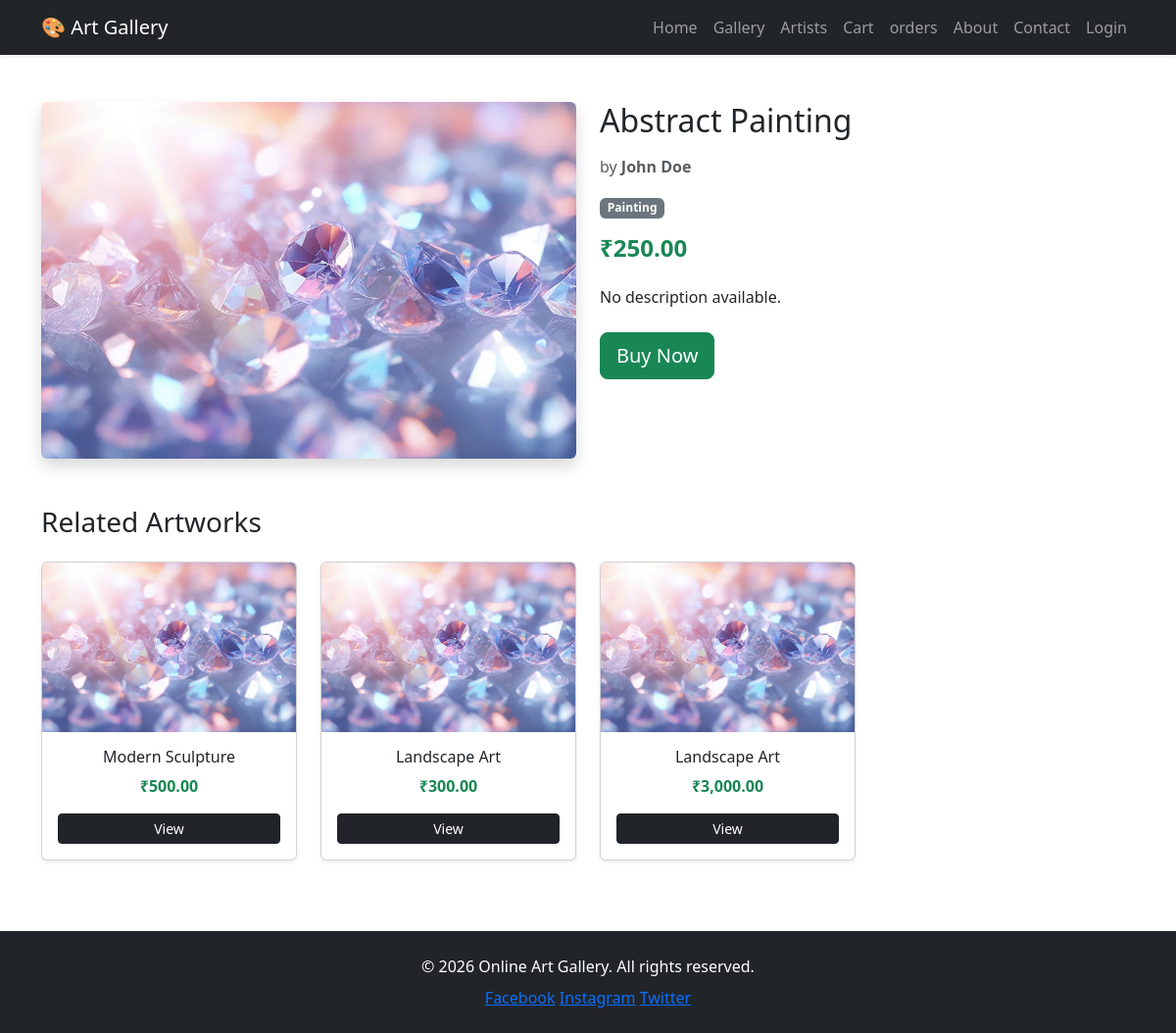
The page /artwork_details.php?id=1 on the database its author committed.
### tables this page shows
CREATE TABLE IF NOT EXISTS `artworks` (
  `id` int NOT NULL AUTO_INCREMENT,
  `title` varchar(255) NOT NULL,
  `artist` varchar(255) NOT NULL,
  `category` varchar(100) NOT NULL,
  `price` decimal(10,2) NOT NULL,
  `image` varchar(255) NOT NULL,
  `description` text,
  `created_at` timestamp NULL DEFAULT CURRENT_TIMESTAMP,
  PRIMARY KEY (`id`)
);

### artwork_details.php (the view)
<?php include 'header.php'; ?>
<?php include 'db/db.php'; ?>
<div class="container py-5">
  <?php
  if (isset($_GET['id'])) {
    $id = intval($_GET['id']);
    $sql = "SELECT * FROM artworks WHERE id = $id";
    $result = $conn->query($sql);
    if ($result->num_rows > 0) {
      $art = $result->fetch_assoc();
      ?>
      <div class="row mb-5">
        <div class="col-md-6">
          <img src="assets/images/<?php echo $art['image']; ?>"
               class="img-fluid rounded shadow"
               alt="<?php echo htmlspecialchars($art['title']); ?>">
        </div>
        <div class="col-md-6">
          <h2 class="mb-3"><?php echo htmlspecialchars($art['title']); ?></h2>
          <p class="text-muted">by <strong><?php echo htmlspecialchars($art['artist']); ?></strong></p>
          <p><span class="badge bg-secondary"><?php echo htmlspecialchars($art['category']); ?></span></p>
          <h4 class="text-success fw-bold mb-4">₹<?php echo number_format($art['price'], 2); ?></h4>
          <p class="mb-4">
            <?php
              if (!empty($art['description'])) {
                echo nl2br(htmlspecialchars($art['description']));
              } else {
                echo "No description available.";
              }
            ?>
          </p>
          <a href="add_to_cart.php?id=<?php echo $art['id']; ?>" class="btn btn-success btn-lg">Buy Now</a>
        </div>
      </div>
      <h3 class="mb-4">Related Artworks</h3>
      <div class="row">
        <?php
        $cat = $conn->real_escape_string($art['category']);
        $related = "SELECT * FROM artworks WHERE category='$cat' AND id != $id LIMIT 4";
        $rel_result = $conn->query($related);
        if ($rel_result->num_rows > 0) {
          while ($rel = $rel_result->fetch_assoc()) {
            echo '
            <div class="col-md-3 mb-4">
              <div class="card shadow-sm">
                <img src="assets/images/' . htmlspecialchars($rel['image']) . '" class="card-img-top" alt="' . htmlspecialchars($rel['title']) . '">
                <div class="card-body text-center">
                  <h6 class="card-title">' . htmlspecialchars($rel['title']) . '</h6>
                  <p class="text-success fw-bold">₹' . number_format($rel['price'], 2) . '</p>
                  <a href="artwork_details.php?id=' . $rel['id'] . '" class="btn btn-sm btn-dark w-100">View</a>
                </div>
              </div>
            </div>';
          }
        } else {
          echo "<p>No related artworks found.</p>";
        }
        ?>
      </div>
      <?php
    } else {
      echo "<p class='text-center'>Artwork not found.</p>";
    }
  } else {
    echo "<p class='text-center'>Invalid request.</p>";
  }
  ?>
</div>
<?php include 'footer.php'; ?>

### rows shown on the page
artworks: image (picture), title "Abstract Painting", artist "John Doe", category "Painting", price "250.00"
artworks: image (picture), title "Modern Sculpture", price "500.00"
artworks: image (picture), title "Landscape Art", price "300.00"
artworks: image (picture), title "Landscape Art", price "3,000.00"
